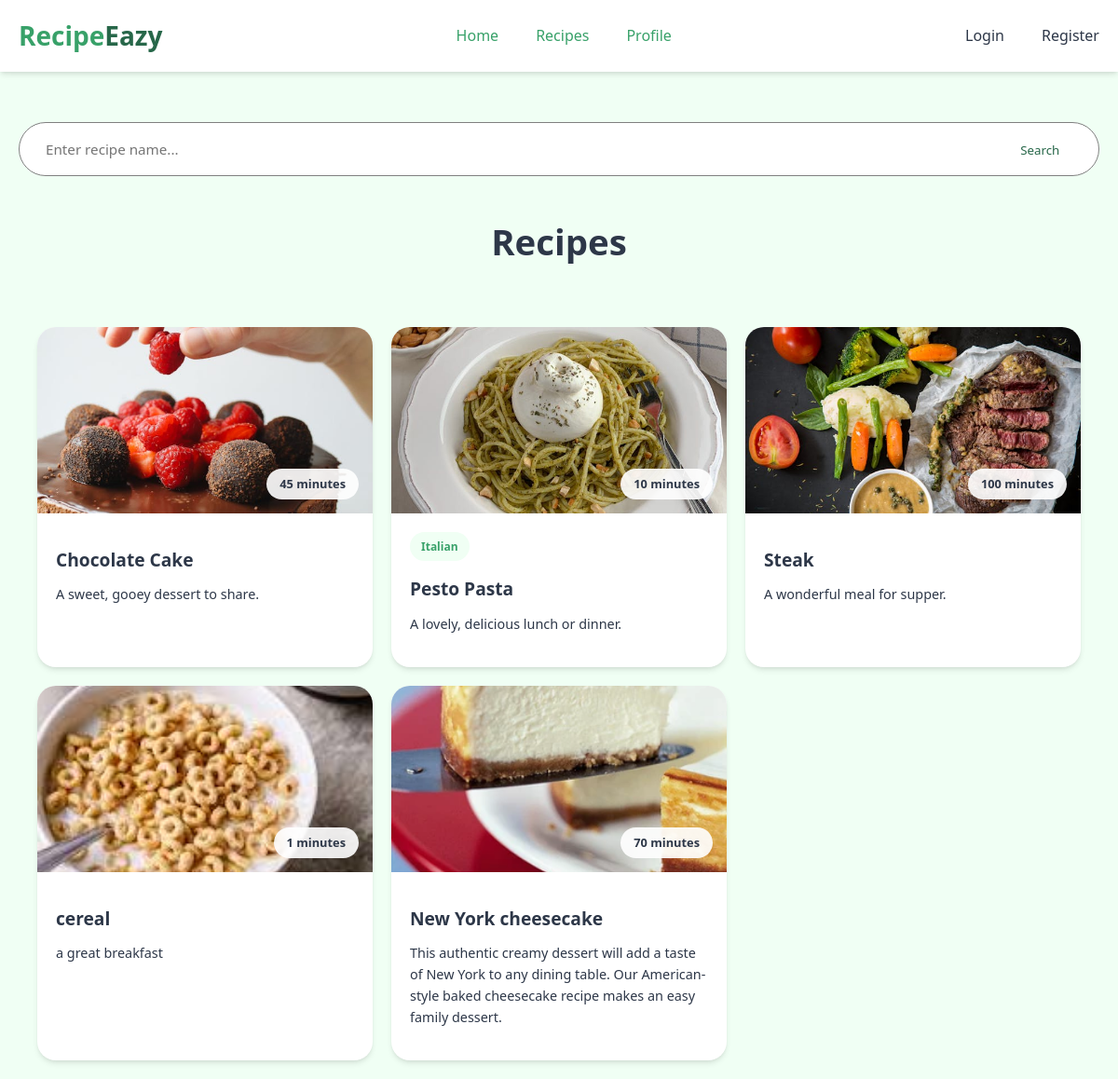
/recipes/recipe-list/, run on the app's committed database.
### recipes/models.py (models this page shows, shortened)
class Recipe(models.Model):
    title = models.CharField(max_length=30)
    description = models.TextField(default="")
    ingredients = models.TextField(default="", help_text="Separate ingredients with commas.")
    cook_time = models.PositiveIntegerField(help_text="Cooking time in minutes.")
    servings = models.PositiveIntegerField()
    method = models.TextField(default="")
    image = models.ImageField(upload_to="images/")
    cuisine = models.ManyToManyField(Cuisine)
    category = models.ManyToManyField(Category)
    options = {"easy":"easy","medium":"medium","hard":"hard","expert":"expert"}
    difficulty = models.CharField(max_length=250, choices = options, default = "easy")

class Cuisine(models.Model):
    name = models.CharField(max_length=250)

### recipes/views.py (the view)
# urls.py: path("recipe-list/", views.recipe_list, name = "recipe_list"),
def recipe_list(request):
    recipes = Recipe.objects.all()[:15]
    ingredients = []
    for recipe in recipes:
        ingredients.append(recipe.ingredients)
    return render(request,"recipes/recipe_list.html",{"recipes":recipes, "ingredients":ingredients})

### recipes/templates/recipes/recipe_list.html (shortened to what this page needs)
{%load static%}
<!DOCTYPE html>
<html lang="en">
<head>
    <link rel="stylesheet" href="{%static 'css/recipe_list.css'%}">
</head>
<body>
    <header id="header">
        <div class="container">
            <nav>
                <div class="logo">Recipe<span>Eazy</span></div>
                <div class="nav-links">
                    <a href="{%url 'index'%}" class="active">Home</a>
                    <a href="{%url 'recipe_list'%}" class ="active">Recipes</a>
                    <a href = "{%url 'profile'%}" class="active">Profile</a>
                </div>
                <div class="nav-links">
                    {%if not user.is_authenticated%}
                    <a href ="{%url 'login'%}">Login</a>
                    <a href="{%url 'register'%}">Register</a>
                    {%endif%}
                </div>
            </nav>
        </div>
    </header>
    <br>
    <br>
    <div class="container">
        <div class="search-bar">
            <form action="{% url 'search-recipe' %}" method="get">
                <input type="text" name="q" placeholder="Enter recipe name..." required>
                <button type="submit">Search</button>
            </form>
        </div>
        <div class="section-header">
            <h2>Recipes</h2>
        </div>
        {% if recipes %}
        <div class="recipe-grid">
            {% for recipe in recipes %}
            <a href="{% url 'recipe-detail' id=recipe.id %}">
                <div class="recipe-card">
                    <div class="recipe-img">
                        {% if recipe.image %}
                            <img src="{{ recipe.image.url }}" alt="{{ recipe.title }}">
                        {% endif %}
                        <div class="recipe-time">{{recipe.cook_time}} minutes</div>
                    </div>
                    <div class="recipe-content">
                        <div class="recipe-tags">
                            {%for cuisine in recipe.cuisine.all%}
                                    {%if cuisine.name != "none" %}
                                        <span class="recipe-tag">{{cuisine.name}}</span>
                                    {%endif%}
                                {%endfor%}
                        </div>
                        <h3 class="recipe-title">{{recipe.title}}</h3>
                        <p class="recipe-desc">{{recipe.description}}</p>
                    </div>
                </div>
            </a>
            {% endfor %}
        </div>
        {% else %}
        <div class="no-results">
            <p>No recipes found matching your search criteria. Try different keywords.</p>
        </div>
        {% endif %}
    </div>
</body>
</html>

### static/css/recipe_list.css (style rules this page uses)
:root { --primary: #38A169; --primary-light: #4abb7d; --secondary: #9AE6B4; --dark: #276749; --light: #F0FFF4; --accent: #68D391; --gray-100: #f7fafc; --gray-200: #edf2f7; --gray-300: #e2e8f0; --gray-800: #2d3748; --shadow-sm: 0 1px 2px 0 rgba(0, 0, 0, 0.05); --shadow-md: 0 4px 6px -1px rgba(0, 0, 0, 0.1), 0 2px 4px -1px rgba(0, 0, 0, 0.06); --shadow-lg: 0 10px 15px -3px rgba(0, 0, 0, 0.1), 0 4px 6px -2px rgba(0, 0, 0, 0.05); --shadow-xl: 0 20px 25px -5px rgba(0, 0, 0, 0.1), 0 10px 10px -5px rgba(0, 0, 0, 0.04); }
* { margin: 0; padding: 0; box-sizing: border-box; font-family: 'Poppins', 'Segoe UI', Tahoma, Geneva, Verdana, sans-serif; }
body { background-color: var(--light); color: var(--gray-800); padding-top: 80px; line-height: 1.6; }
#header { background-color: white; box-shadow: var(--shadow-md); position: fixed; top: 0; width: 100%; z-index: 100; }
.container { max-width: 1200px; margin: 0 auto; padding: 0 20px; }
nav { display: flex; justify-content: space-between; align-items: center; padding: 16px 0; }
.logo { font-size: 28px; font-weight: 700; color: var(--primary); }
.logo span { color: var(--dark); }
.nav-links { display: flex; gap: 40px; }
.nav-links a { text-decoration: none; color: var(--gray-800); font-weight: 500; transition: color 0.3s ease; }
.nav-links a:hover, .nav-links a.active { color: var(--primary); }
.search-bar { display: flex; align-items: center; background-color: white; border-radius: 50px; padding: 10px 20px; border: 1px solid grey; }
.search-bar input { border: none; background: transparent; padding: 8px; outline: none; width: 1050px; font-size: 0.95rem; }
.search-bar button { background: none; border: none; cursor: pointer; color: var(--dark); }
.section-header { text-align: center; margin: 40px 0; }
.section-header h2 { font-size: 2.4rem; color: var(--gray-800); margin-bottom: 10px; }
.recipe-grid { display: grid; grid-template-columns: repeat(auto-fill, minmax(300px, 1fr)); gap: 30px; padding: 20px; }
.recipe-card { background-color: white; border-radius: 20px; overflow: hidden; box-shadow: var(--shadow-md); transition: transform 0.3s ease, box-shadow 0.3s ease; animation: fadeInUp 0.6s forwards; }
.recipe-img { height: 200px; position: relative; overflow: hidden; }
.recipe-img img { width: 100%; height: 100%; object-fit: cover; }
.recipe-time { position: absolute; bottom: 15px; right: 15px; background-color: rgba(255,255,255,0.9); padding: 6px 14px; border-radius: 20px; font-size: 0.8rem; font-weight: 600; }
.recipe-content { padding: 20px; }
.recipe-tags { display: flex; gap: 10px; margin-bottom: 15px; }
.recipe-tag { background-color: var(--light); color: var(--primary); padding: 6px 12px; border-radius: 20px; font-size: 0.75rem; font-weight: 600; }
.recipe-title { font-size: 1.2rem; margin-bottom: 10px; color: var(--gray-800); }
.recipe-desc { color: var(--gray-800); font-size: 0.9rem; margin-bottom: 15px; }
a { text-decoration: none; color: inherit; }
.recipe-grid a { text-decoration: none; color: inherit; display: block; }
.recipe-card * { text-decoration: none; }
.recipe-img img { width: 100%; height: 100%; object-fit: cover; transition: transform 0.5s ease; }
.recipe-grid { display: grid; grid-template-columns: repeat(auto-fill, minmax(320px, 1fr)); gap: 20px; padding: 20px; max-width: 1200px; margin: 0 auto; }
.recipe-card { background-color: white; border-radius: 20px; overflow: hidden; box-shadow: var(--shadow-md); transition: transform 0.3s ease, box-shadow 0.3s ease; height: 100%; display: flex; flex-direction: column; }
.container { max-width: 1200px; margin: 0 auto; padding: 0 20px; width: 100%; }

### data on the page
Recipe: image (picture), cook_time "45", title "Chocolate Cake", description "A sweet, gooey dessert to share."
Recipe: image (picture), cook_time "10", title "Pesto Pasta", description "A lovely, delicious lunch or dinner."
Cuisine: name "Italian"
Recipe: image (picture), cook_time "100", title "Steak", description "A wonderful meal for supper."
Recipe: image (picture), cook_time "1", title "cereal", description "a great breakfast"
Recipe: image (picture), cook_time "70", title "New York cheesecake", description "This authentic creamy dessert will add a taste of New York to any dining table. Our American-style baked cheesecake recipe makes an easy family dessert."
